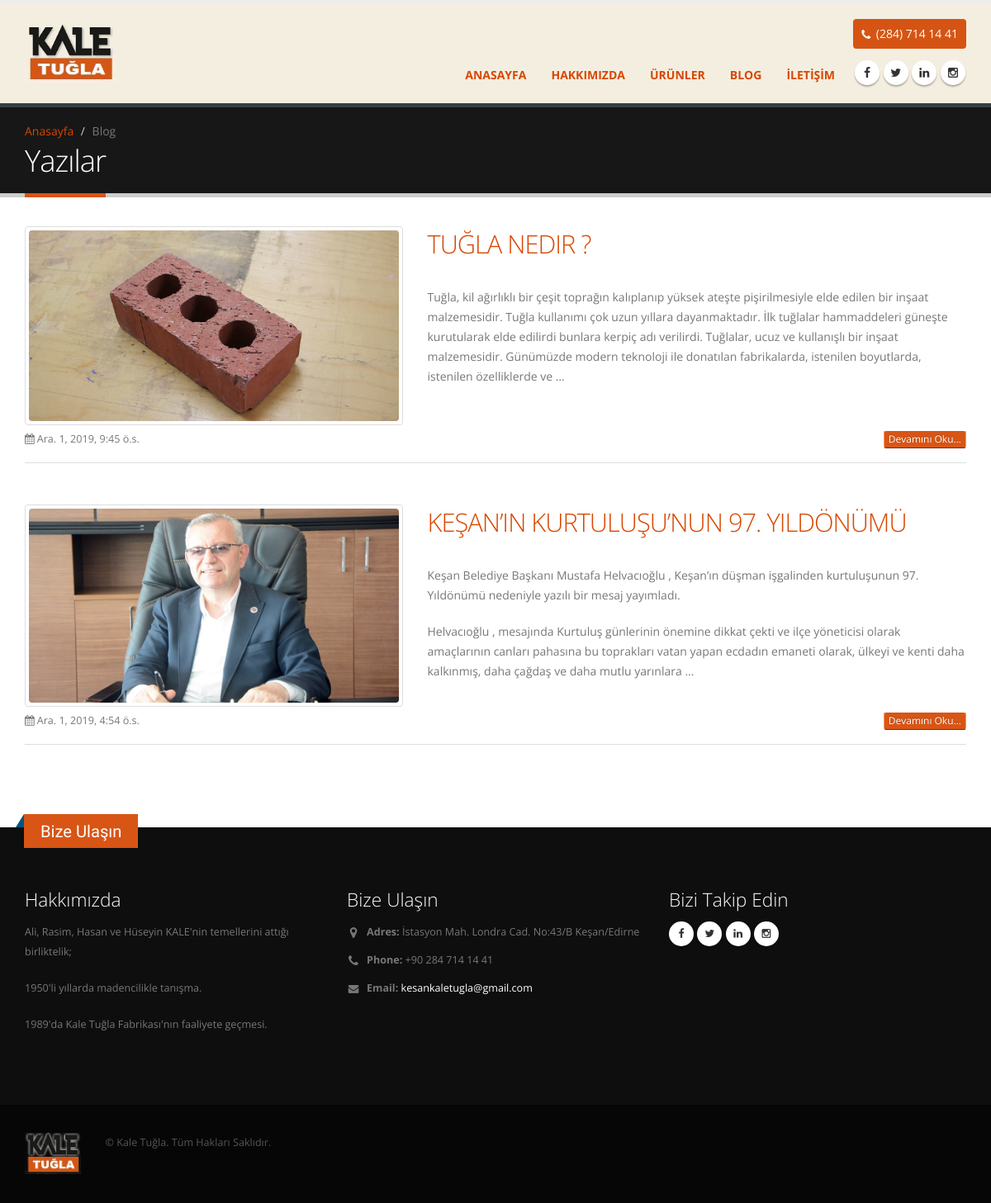
Page /blog on the committed database.
### article/models.py (models this page shows, shortened)
class Blog(models.Model):
    id = models.AutoField(primary_key=True)
    author=models.ForeignKey("auth.User",on_delete=models.CASCADE)
    title=models.CharField(max_length=90,verbose_name="Başlık")
    content=RichTextField()
    yazi_resmi=models.FileField(blank=True,null =True,verbose_name="Yazı Resmi")
    created_date = models.DateTimeField(auto_now_add=True,verbose_name="Oluşturulma Tarihi")
    class Meta:
        ordering = ['-created_date']

### article/views.py (the view)
# urls.py: path('blog',views.blog,name = "blogpage"),
def blog(request):
    yazilar=Blog.objects.all()
    return render(request,"blog.html",{'yazilar':yazilar})

### templates/blog.html
{% extends "navbar.html" %}
{% load static %}
{% block body %}
<div role="main" class="main">
    <section class="page-header">
        <div class="container">
            <div class="row">
                <div class="col-md-12">
                    <ul class="breadcrumb">
                        <li><a href="#">Anasayfa</a></li>
                        <li class="active">Blog</li>
                    </ul>
                </div>
            </div>
            <div class="row">
                <div class="col-md-12">
                    <h1>Yazılar</h1>
                </div>
            </div>
        </div>
    </section>
    {% for yazi in yazilar %}
    <div class="container">
     <div class="row">
        <div class="col-md-12">
            <div class="blog-posts">
                <article class="post post-medium">
                    <div class="row">
                        <div class="col-md-5">
                            <div class="post-image">
                                <div class="owl-theme" data-plugin-options='{"items":1}'>
                                    <div>
                                        <div class="img-thumbnail">
                                            <img class="img-responsive" src="media/{{yazi.yazi_resmi}}" alt="">
                                        </div>
                                    </div>
                                </div>
                            </div>
                        </div>
                        <div class="col-md-7">
                            <div class="post-content">
                                <h2><a href="yazilar/{{yazi.id}}">{{yazi.title|upper}}</a></h2>
                                {{yazi.content|safe|truncatewords:50}}
                            </div>
                        </div>
                    </div>
                    <div class="row">
                        <div class="col-md-12">
                            <div class="post-meta">
                                <span><i class="fa fa-calendar"></i>{{yazi.created_date}} </span>
                                <a href="yazilar/{{yazi.id}}" class="btn btn-xs btn-primary pull-right">Devamını Oku...</a>
                            </div>
                        </div>
                    </div>
                </article>
            </div>
            </div>
        </div>
    </div>{% endfor %}
</div>
{% endblock body %}

### static/css/theme-blog.css (style rules this page uses)
.blog-posts article { border-bottom: 1px solid #DDD; margin-bottom: 50px; padding-bottom: 10px; }
article.post h2 a { text-decoration: none; }
article.post .post-meta { font-size: 0.9em; margin-bottom: 7px; }
article.post .post-meta > span { display: inline-block; padding-right: 8px; }
article.post .post-meta i { margin-right: 3px; }

### rows in the picture
Blog: yazi_resmi (picture), title "TUĞLA NEDIR ?", content "Tuğla, kil ağırlıklı bir çeşit toprağın kalıplanıp yüksek ateşte pişirilmesiyle elde edilen bir inşaat malzemesidir. Tuğla kullanımı çok uzun yıllara dayanmaktadır. İlk tuğlalar hammaddeleri güneşte kurutularak elde edilirdi bunlara kerpiç adı verilirdi. Tuğlalar, ucuz ve kullanışlı bir inşaat malzemesidir. Günümüzde modern teknoloji ile donatılan fabrikalarda, istenilen boyutlarda, istenilen özelliklerde ve …", created_date "Ara. 1, 2019, 9:45 ö.s."
Blog: yazi_resmi (picture), title "KEŞAN’IN KURTULUŞU’NUN 97. YILDÖNÜMÜ", content "Keşan Belediye Başkanı Mustafa Helvacıoğlu , Keşan’ın düşman işgalinden kurtuluşunun 97. Yıldönümü nedeniyle yazılı bir mesaj yayımladı. Helvacıoğlu , mesajında Kurtuluş günlerinin önemine dikkat çekti ve ilçe yöneticisi olarak amaçlarının canları pahasına bu toprakları vatan yapan ecdadın emaneti olarak, ülkeyi ve kenti daha kalkınmış, daha çağdaş ve daha mutlu yarınlara …", created_date "Ara. 1, 2019, 4:54 ö.s."
